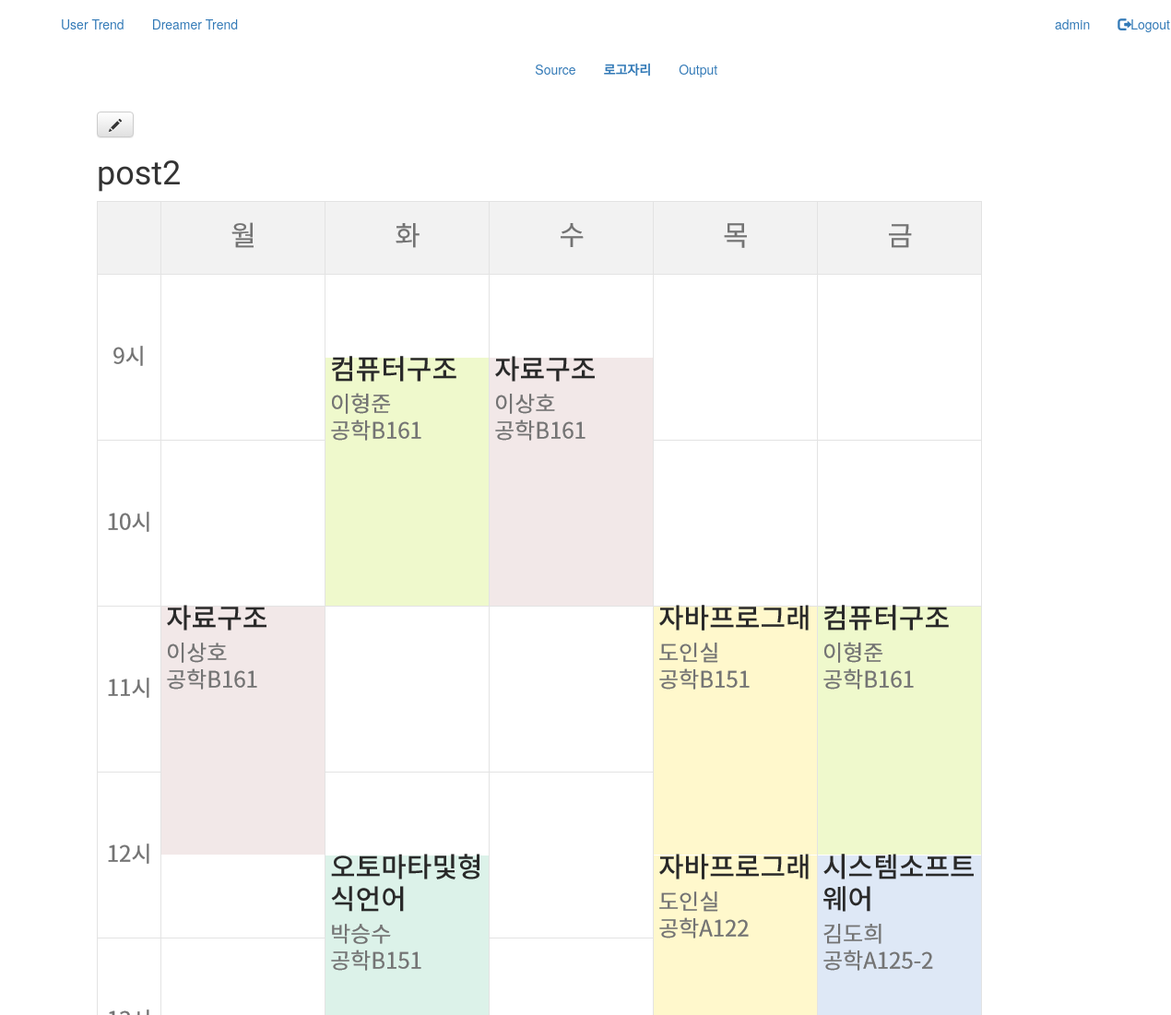
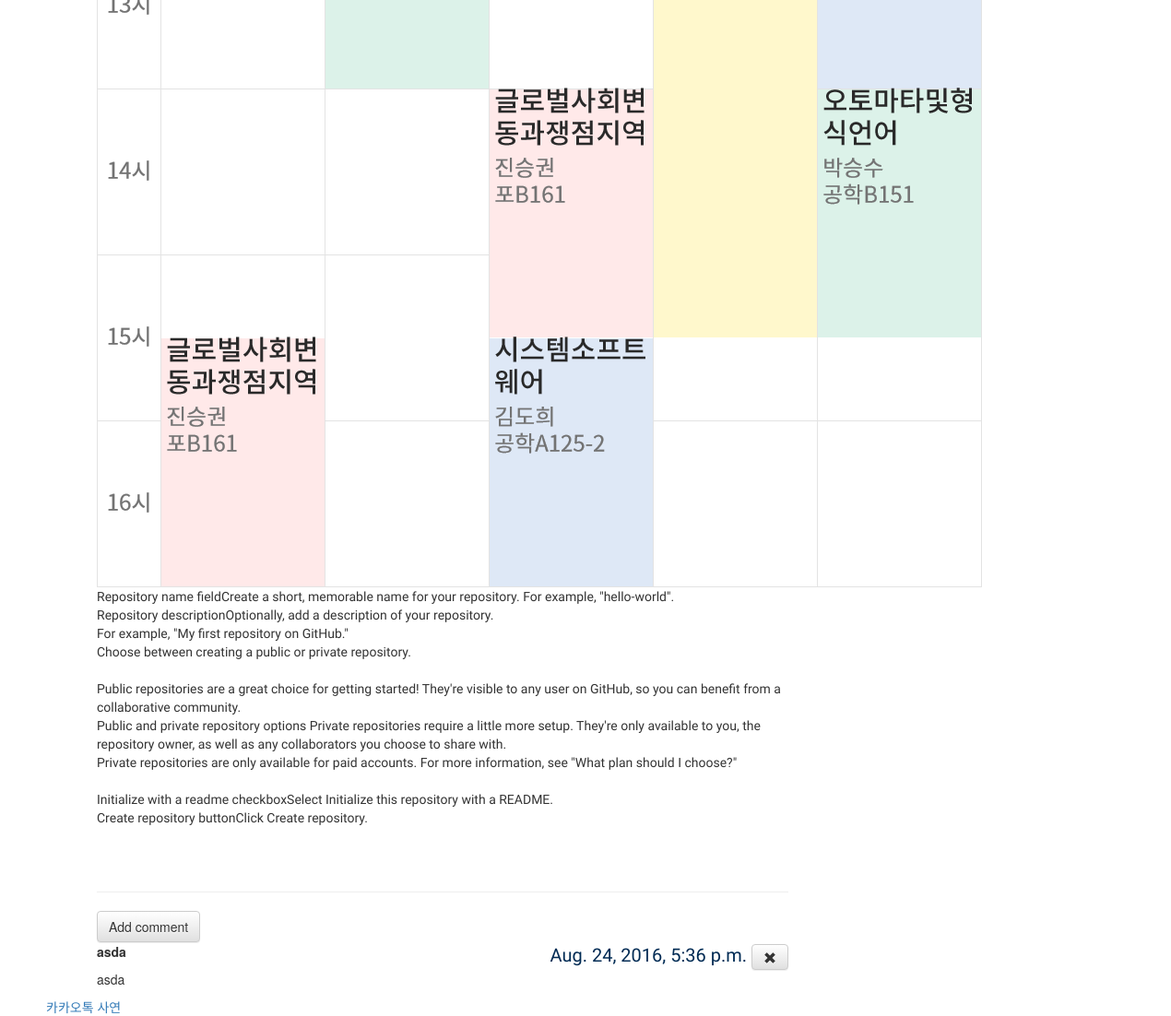
/gallery/2/ (signed in), run on the app's committed database (2 pictures, top to bottom).
### AMGallery/models.py (models this page shows, shortened)
class Work(models.Model):
    author = models.ForeignKey('auth.User')
    title = models.CharField(max_length=200)
    image = models.FileField()
    text = models.TextField()
    created_date = models.DateTimeField(
            default=timezone.now)

class Comment(models.Model):
    post = models.ForeignKey('AMGallery.Work', related_name='comments')
    author = models.CharField(max_length=200)
    text = models.TextField()
    created_date = models.DateTimeField(default=timezone.now)
    approved_comment = models.BooleanField(default=False)

### AMGallery/views.py (the view)
# urls.py: url(r'^(?P<pk>[0-9]+)/$', views.work_detail, name='work_detail'),
def work_detail(request, pk):
    post = get_object_or_404(Work, pk=pk)
    return render(request, 'AMGallery/work_detail.html', {'post':post})

### AMGallery/templates/AMGallery/work_detail.html (shortened to what this page needs)
{% extends 'base.html' %}
{% load staticfiles %}
{% block content %}
    <div class="post">
<a class="btn btn-default" href="{% url 'work_edit' pk=post.pk %}"><span class="glyphicon glyphicon-pencil"></span></a>
        <h1>{{ post.title }}</h1>
        <img src = "/gallery/{{MEDIA_URL}}{{post.image}}" alt = "picture">
        <p>{{ post.text|linebreaksbr }}</p>
    </div>
    <hr>
<a class="btn btn-default" href="{% url 'add_comment_to_work' pk=post.pk %}">Add comment</a>
{% for comment in post.comments.all %}
    {% if user.is_authenticated or comment.approved_comment %}
    <div class="comment">
        <div class="date">
            {{ comment.created_date }}
                <a class="btn btn-default" href="{% url 'comment_remove' pk=comment.pk %}"><span class="glyphicon glyphicon-remove"></span></a>
        </div>
        <strong>{{ comment.author }}</strong>
        <p>{{ comment.text|linebreaks }}</p>
    </div>
    {% endif %}
{% empty %}
    <p>No comments here yet :(</p>
{% endfor %}
{% endblock %}

### AMGallery/static/css/AMGallery.css (style rules this page uses)
body { padding-left: 50px; }
h1, h2, h3, h4 { font-family: 'Poiret One', cursive; }
.date { float: right; color: #002b54; font-family: 'Poiret One', cursive; font-size:15pt; }
.post { margin-bottom: 70px; font-family: 'Poiret One', cursive; }

### data on the page
Work: title "post2", image (picture), text "Repository name fieldCreate a short, memorable name for your repository. For example, \"hello-world\". Repository descriptionOptionally, add a description of your repository. For example, \"My first repository on GitHub.\" Choose between creating a public or private repository. Public repositories are a great choice for getting started! They're visible to any user on GitHub, so you can benefit from a collaborative community. Public and private repository options Private repositories require a little more setup. They're only available to you, the repository owner, as well as any collaborators you choose to share with. Private repositories are only available for paid accounts. For more…"
Comment: created_date "Aug. 24, 2016, 5:36 p.m.", author "asda", text "asda"
